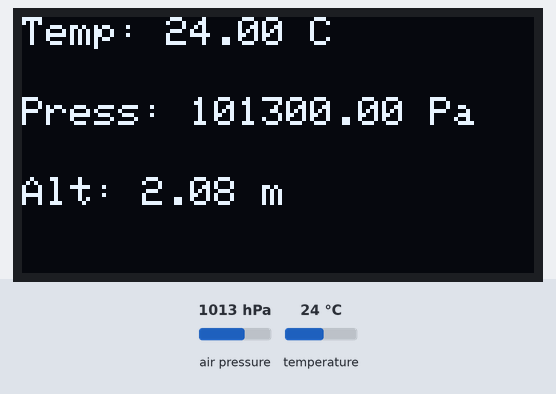
Bench run of a program on a simulated ESP32-C3. Parts: 128×64 one-colour display. The test bench sets the inputs (shaded band); at power-on: air pressure 1013 hPa, temperature 24 °C. WiFi joins after 1.5 s; servers stay silent unless stated; uploads are accepted with an empty reply; what the program prints to the serial monitor is not drawn.

Above: at 4.7 s.
4.8 s: air pressure set to 952 hPa
At 9.3 s:
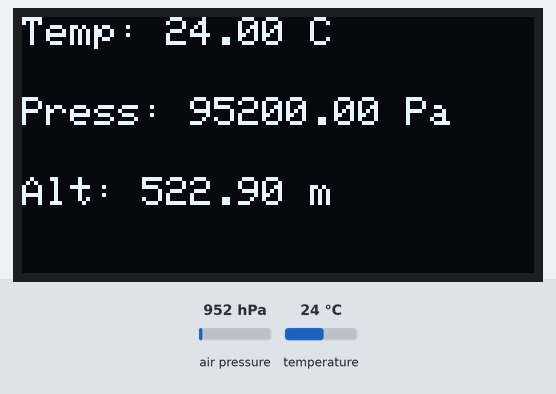
10.3 s: temperature set to 12 °C
At 14.4 s:
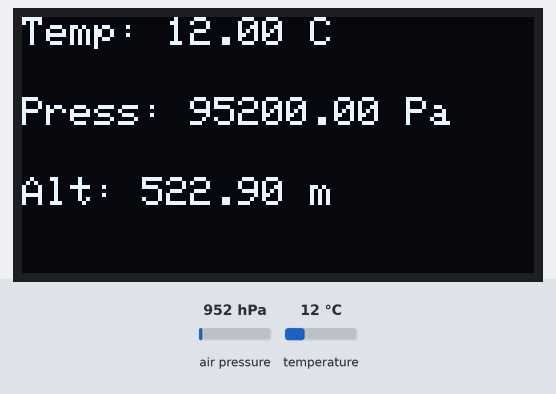
15.5 s: air pressure set to 975 hPa
At 19.6 s:
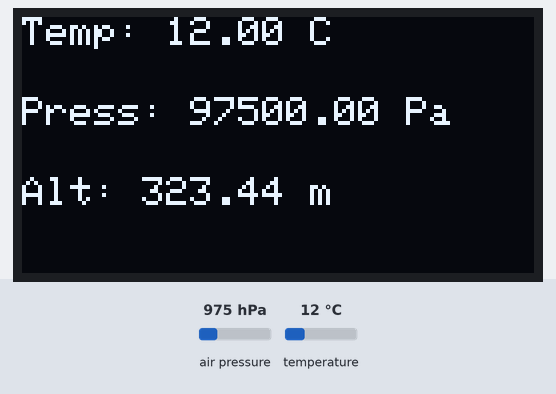
20.7 s: temperature set to 19 °C
Timing chart, 0 to 23.7 s (numbered marks = the images above; inputs shaded):
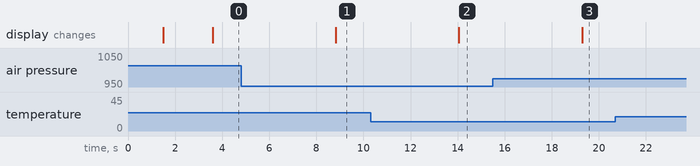

The program:

main.cpp
```cpp
#include <Arduino.h>
#include <WiFi.h>
#include <HTTPClient.h>
#include <SPI.h>
#include <Wire.h>
#include <Adafruit_GFX.h>
#include <Adafruit_SSD1306.h>

#include<Adafruit_BMP085.h>

const char* ssid = "Robotics Institute of Kenya";
const char* password = "RObOT1C&#357";

// Your Flask server address (change this to match YOUR PC )
String serverURL = "http://192.168.1.56:5000/api/bmp180";

Adafruit_BMP085 bmp;

#define SCREEN_WIDTH 128 // OLED display width, in pixels
#define SCREEN_HEIGHT 64 // OLED display height, in pixels

#define OLED_RESET     -1 // Reset pin # (or -1 if sharing Arduino reset pin)
#define SCREEN_ADDRESS 0x3C //Address
Adafruit_SSD1306 display(SCREEN_WIDTH, SCREEN_HEIGHT, &Wire, OLED_RESET);

void setup() {
  // put your setup code here, to run once:
  Serial.begin(115200);

  // WiFi connect
  WiFi.begin(ssid, password);
  Serial.print("Connecting to WiFi");
  while (WiFi.status() != WL_CONNECTED) {
    delay(500);
    Serial.print(".");
  }
  Serial.println("\nWiFi connected");

//bmp connect
  bmp.begin();

//display begin
   display.begin(SSD1306_SWITCHCAPVCC, SCREEN_ADDRESS);
   display.clearDisplay();
   display.display();
   delay(2000);

}

void loop() {
  // put your main code here, to run repeatedly:
  float temp = bmp.readTemperature();
  float press = bmp.readPressure();
  float alt = bmp.readAltitude();

  display.clearDisplay();
  display.setTextSize(1);
  display.setTextColor(SSD1306_WHITE);
  display.setCursor(0, 0);
  display.printf("Temp: %.2f C\n", temp); // same as: display.println("Temp: " + String(temp));
  display.setCursor(0, 20);
  display.printf("Press: %.2f Pa\n",press);
  display.setCursor(0, 40);
  display.printf("Alt: %.2f m\n" , alt);
  display.display();


  Serial.printf("Temp: %.3f*C Pressure: %.2fPa Altitude: %.3fm\n", temp, press, alt);
  //delay(3000);

  if (WiFi.status() == WL_CONNECTED) {

    HTTPClient http;
    http.begin(serverURL);

    http.addHeader("Content-Type", "application/json");

    // JSON you send to Flask
    String jsonData = "{\"temperature\":" + String(temp) +
                      ",\"pressure\":" + String(press) +",\"altitude\":"+String(alt) + "}";

    int httpResponseCode = http.POST(jsonData);

    Serial.print("Server Response: ");
    Serial.println(httpResponseCode);

    if(httpResponseCode > 0){
      String response = http.getString();
      Serial.println(response);
    } else {
      Serial.println("Error sending POST request");
    }

    http.end();
  }
  delay(5000);
}
```

Measured:
- after the input at 4.8 s, the display: changes after 4.0 s (image 1)
- after the input at 10.3 s, the display: changes after 3.8 s (image 2)
- after the input at 15.5 s, the display: changes after 3.8 s (image 3)
